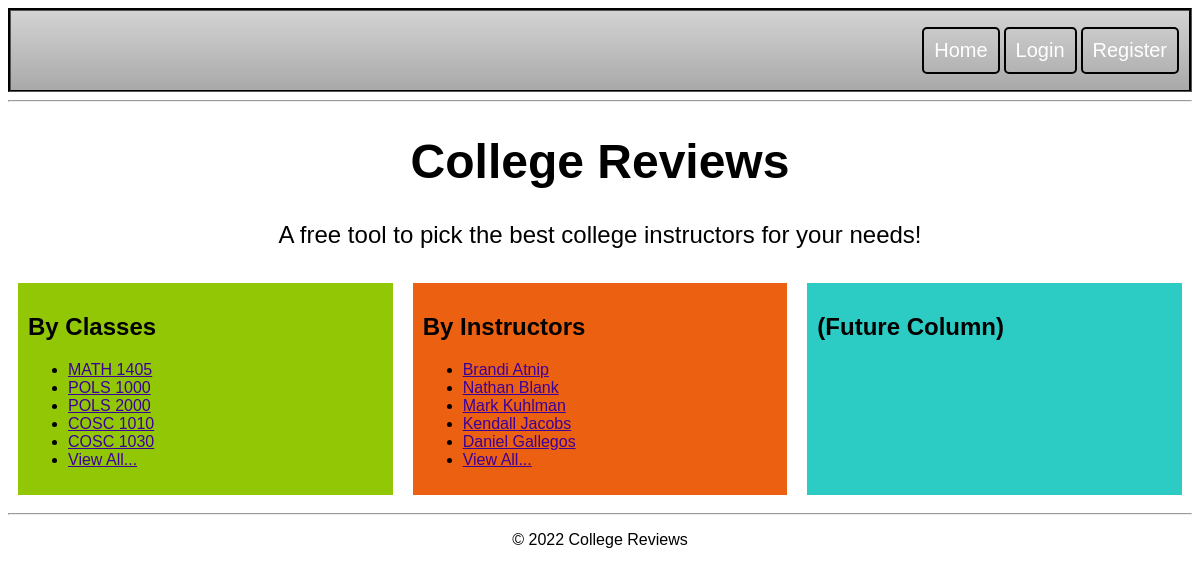
The page / on the database its author committed.
### college/models.py (models this page shows, shortened)
class Question(models.Model):
    question_text = models.CharField(max_length=200)
    pub_date = models.DateTimeField('date published')

class Choice(models.Model):
    question = models.ForeignKey(Question, on_delete=models.CASCADE)
    choice_text = models.CharField(max_length=200)
    votes = models.IntegerField(default=0)

### college/views.py (the view)
# urls.py: path('', views.index, name='index'),
def index(request):
    choices = Choice.objects.all().values().order_by('-votes')
    questions = Question.objects.all().values()
    return render(request, 'college/index.html', {'choices': choices, 'questions': questions})

### college/templates/college/index.html (shortened to what this page needs)
{% extends "college/layout.html" %}
{% block content %}
<h1 class="main-heading">College Reviews</h1>
<p class="tagline">A free tool to pick the best college instructors for your needs!</p>
<div class="row">
    <div class="column" id="home-col" style="background-color:#92c705;">
        <h2>By Classes</h2>
        {% if questions %}
            <ul>
            {% for question in questions|slice:":5" %}
                <li><a href="{% url 'college:detail' question.id %}">{{ question.question_text }}</a></li>
                {% endfor %}
                <li><a href="{% url 'college:courses' %}">View All...</a></li>
            </ul>
        {% else %}
            <p>No classes are available.</p>
        {% endif %}
    </div>
    <div class="column" id="home-col" style="background-color:#ec6011;">
        <h2>By Instructors</h2>
        {% if choices %}
            <ul>
            {% for choice in choices|slice:":5" %}
                <li><a href="teachers/{{ choice.choice_text }}">{{ choice.choice_text }}</a></li>
            {% endfor %}
                <li><a href="{% url 'teachers:teachers' %}">View All...</a></li>
            </ul>
        {% else %}
            <p>No teachers are available.</p>
        {% endif %}
    </div>
    <div class="column" id="home-col" style="background-color:#2cccc4;">
        <h2>(Future Column)</h2>
    </div>
</div>
{% endblock %}

### college/static/college/site.css (style rules this page uses)
* { transition:all 0.3s ease-in-out; }
h1, h2, h3, h4, h5, h6 { font-family: Montserrat, sans-serif; }
.main-heading { text-align: center; font-size: 48px; }
p, a, label { font-family: raleway, sans-serif; }
.tagline { text-align: center; font-size: 24px; }
li > a { color: rgb(61, 0, 152); }
.column { flex: 1; padding: 0 10px 0 10px; margin: 0 10px 0 10px; }
.row { display: flex; }
#home-col { padding: 10px; margin: 10px; }

### rows shown on the page
Question: question_text "MATH 1405"
Question: question_text "POLS 1000"
Question: question_text "POLS 2000"
Question: question_text "COSC 1010"
Question: question_text "COSC 1030"
Choice: choice_text "Brandi Atnip"
Choice: choice_text "Nathan Blank"
Choice: choice_text "Mark Kuhlman"
Choice: choice_text "Kendall Jacobs"
Choice: choice_text "Daniel Gallegos"
